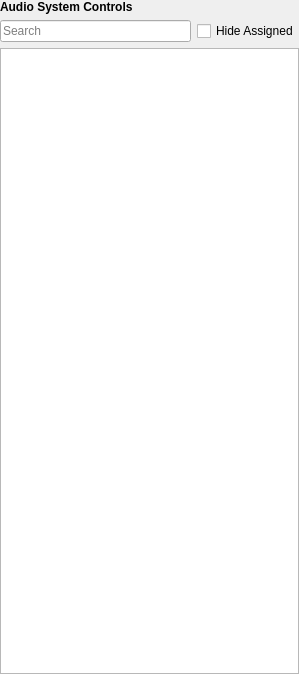
<?xml version="1.0" encoding="UTF-8"?>
<ui version="4.0">
 <class>AudioSystemPanel</class>
 <widget class="QWidget" name="AudioSystemPanel">
  <property name="geometry">
   <rect>
    <x>0</x>
    <y>0</y>
    <width>299</width>
    <height>674</height>
   </rect>
  </property>
  <property name="windowTitle">
   <string>Audio System Panel</string>
  </property>
  <layout class="QVBoxLayout" name="verticalLayout_22">
   <property name="leftMargin">
    <number>0</number>
   </property>
   <property name="topMargin">
    <number>0</number>
   </property>
   <property name="rightMargin">
    <number>0</number>
   </property>
   <property name="bottomMargin">
    <number>0</number>
   </property>
   <item>
    <widget class="QLabel" name="label_31">
     <property name="minimumSize">
      <size>
       <width>0</width>
       <height>0</height>
      </size>
     </property>
     <property name="text">
      <string>&lt;html&gt;&lt;head/&gt;&lt;body&gt;&lt;p&gt;&lt;span style=&quot; font-weight:600;&quot;&gt;Audio System Controls&lt;/span&gt;&lt;/p&gt;&lt;/body&gt;&lt;/html&gt;</string>
     </property>
    </widget>
   </item>
   <item>
    <layout class="QHBoxLayout" name="horizontalLayout_29">
     <item>
      <widget class="QLineEdit" name="m_pExternalListFilter">
       <property name="alignment">
        <set>Qt::AlignLeading|Qt::AlignLeft|Qt::AlignVCenter</set>
       </property>
       <property name="placeholderText">
        <string>Search</string>
       </property>
      </widget>
     </item>
     <item>
      <widget class="QCheckBox" name="m_pHideAssignedCheckbox">
       <property name="enabled">
        <bool>true</bool>
       </property>
       <property name="text">
        <string>Hide Assigned</string>
       </property>
      </widget>
     </item>
    </layout>
   </item>
   <item>
    <widget class="QSimpleAudioControlListWidget" name="m_pExternalList">
     <property name="editTriggers">
      <set>QAbstractItemView::NoEditTriggers</set>
     </property>
     <property name="dragEnabled">
      <bool>true</bool>
     </property>
     <property name="dragDropMode">
      <enum>QAbstractItemView::DragOnly</enum>
     </property>
     <property name="selectionMode">
      <enum>QAbstractItemView::ExtendedSelection</enum>
     </property>
     <attribute name="headerVisible">
      <bool>false</bool>
     </attribute>
     <column>
      <property name="text">
       <string notr="true">1</string>
      </property>
     </column>
    </widget>
   </item>
  </layout>
 </widget>
 <customwidgets>
  <customwidget>
   <class>QSimpleAudioControlListWidget</class>
   <extends>QTreeWidget</extends>
   <header>qsimpleaudiocontrollistwidget.h</header>
  </customwidget>
 </customwidgets>
 <resources>
  <include location="AudioControlsBrowserUI.qrc"/>
 </resources>
 <connections/>
</ui>
